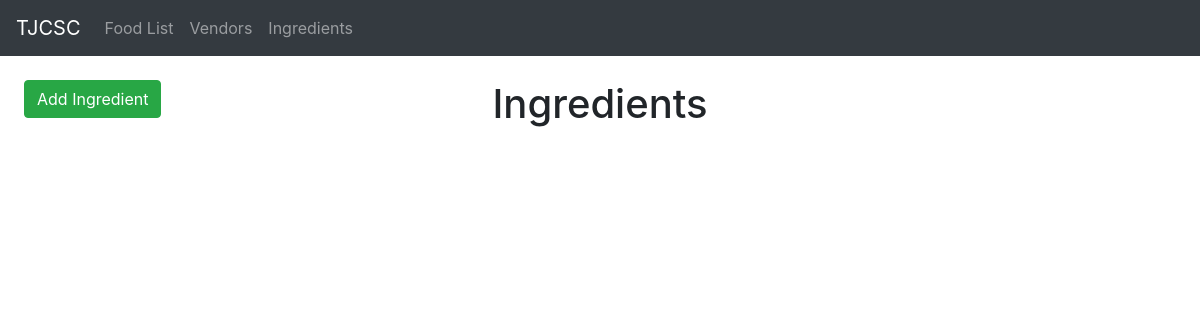
The page /ingredients/ on the database as committed earlier.
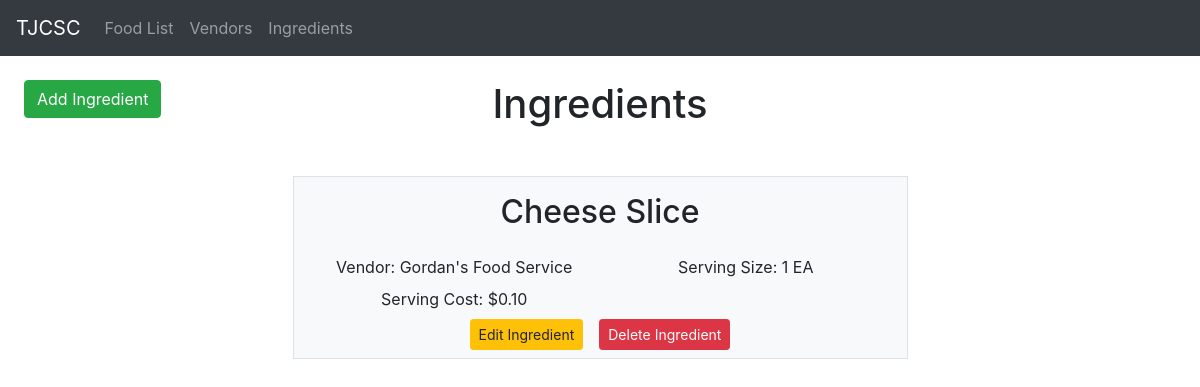
The same page on the database as committed later.
### ingredients/models.py (models this page shows)
class Ingredient(models.Model):
    ingredient_name = models.CharField(max_length=250)
    ingredient_serving_size = models.IntegerField()
    unit_of_measure = models.ForeignKey(UnitOfMeasure, on_delete = models.CASCADE)
    vendor = models.ForeignKey(Vendor, on_delete= models.CASCADE)
    serving_size_cost = models.DecimalField(default=0.00, max_digits=10, decimal_places=2)

class UnitOfMeasure(models.Model):
    abbr = models.CharField(max_length=2)
    description = models.CharField(max_length=100)

### vendors/models.py (models this page shows, shortened)
class Vendor(models.Model):
    company_name = models.CharField(max_length = 100)
    company_number = models.CharField(max_length = 15)
    rep_name = models.CharField(max_length = 100)

### ingredients/views.py (the view)
# urls.py: path('ingredients/', include('ingredients.urls'))
def ingredients(request):
    context = {
        'ingredient_info' : Ingredient.objects.select_related('unit_of_measure', 'vendor')
    }
    print(context)
    return render(request, 'ingredients/ingredients.html', context)

### ingredients/templates/ingredients/ingredients.html (shortened to what this page needs)
{% extends "foodlist/base.html" %}
{% block content %}
<div class='container=fluid'>
    <div class='row mt-4'>
        <div class='col-2'>
            <a class='btn btn-success ml-4' href="{% url 'ingredient-create' %}">Add Ingredient</a>
        </div>
        <div class='col-8 d-flex justify-content-center'>
            <h1 class='h1 mb-5'>Ingredients</h1>
        </div>
    </div>
    {% for ingredient in ingredient_info %}
    <div class='row d-flex justify-content-center'>
        <div class='col-6 bg bg-light border'>
            <div class='row'>
                <div class='col-12 d-flex justify-content-center mb-3 mt-3'>
                    <h2>{{ ingredient.ingredient_name }}</h2>
                </div>
            </div>
            <div class='row'>
                <div class='col-12 d-flex'>
                    <label class='col-6 text-center'>Vendor: {{ ingredient.vendor.company_name }}</label>
                    <label class='col-6 text-center'>Serving Size: {{ ingredient.ingredient_serving_size }} {{ ingredient.unit_of_measure.abbr }} </label>
                </div>
            </div>
            <div class='row'>
                <div class='col-12 d-flex'>
                    <label class='col-6 text-center'>Serving Cost: ${{ ingredient.serving_size_cost }}</label>
                </div>
            </div>
            <div class='row'>
                <div class='col-12 d-flex mb-2 justify-content-center'>
                    <a class='btn btn-sm btn-warning mr-3' href="#">Edit Ingredient</a>
                    <a class='btn btn-sm btn-danger' href="#">Delete Ingredient</a>
                </div>
            </div>
        </div>
    </div>
    {% endfor %}
</div>
{% endblock %}

### foodlist/templates/foodlist/base.html (shortened to what this page needs)
<!DOCTYPE html>
<html>
    <head>
        <link rel="stylesheet" href="https://stackpath.bootstrapcdn.com/bootstrap/4.5.0/css/bootstrap.min.css">
    </head>
    <body>
        <nav class="navbar navbar-expand-lg navbar-dark bg-dark">
            <a class="navbar-brand">TJCSC</a>
            <div class="collapse navbar-collapse" id="navbarNavAltMarkup">
              <div class="navbar-nav">
                <a class="nav-item nav-link" href="/">Food List</a>
                <a class="nav-item nav-link" href="{% url 'vendors-home' %}">Vendors</a>
                <a class="nav-item nav-link" href="{% url 'ingredients-home' %}">Ingredients</a>
              </div>
            </div>
        </nav>
        {% block content %}{% endblock %}
    </body>
</html>

Rows that differ between the two databases and show on the page:
added Ingredient: ingredient_name "Cheese Slice", vendor.company_name "Gordan's Food Service", ingredient_serving_size "1", unit_of_measure.abbr "EA", serving_size_cost "0.10"
